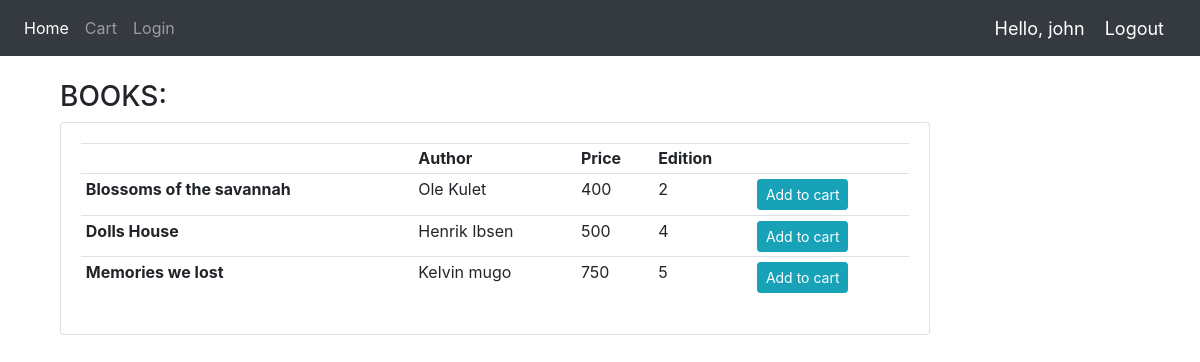
The page / (signed in) on the database its author committed.
### BookApplication/models.py (models this page shows, shortened)
class Book(models.Model):
    title=models.CharField(max_length=200,null=True)
    Author=models.CharField(max_length=200,null=True)
    Price=models.IntegerField()
    Edition=models.IntegerField()

### BookApplication/views.py (the view)
# urls.py: path('', home,name='home'),
def home(request):
    books=Book.objects.all()
    context={'books':books}
    if request.user.is_staff:
        return render(request,'BookApplication/home.html',context)
    else:
        return render(request,'BookApplication/home.html',context)

### BookApplication/templates/BookApplication/home.html
{% extends 'BookApplication/main.html' %}
{% block content %}
<br>
<div class="container">
<div class="container row">
    <div class="col-lg-10">
        <h3>BOOKS:</h3>
        <div class="card card-body">
            <table class="table table-sm">
                <tr>
                    <th><Title></Title></th>
                    <th>Author</th>
                    <th>Price</th>
                    <th>Edition</th>
                    <th></th>
                </tr>
                {% for book in books %}
                <tr>
                    <td><b>{{book.title}}</b> </td>
                    <td>{{book.Author}} </td>
                    <td>{{book.Price}} </td>
                    <td> {{book.Edition}} </td>
                    <td><a class="btn btn-sm btn-info" href="{% url 'addtocart' book.id %}">Add to cart</a> </td>
                </tr>
                {% endfor %}
            </table>
        </div>
    </div>
</div>
{% endblock %}

### BookApplication/templates/BookApplication/navbar.html (shortened to what this page needs)
{% load static %}
<nav class="navbar navbar-expand-lg navbar-dark bg-dark">
  <div class="collapse navbar-collapse" id="navbarNav">
    <ul class="navbar-nav">
      <li class="nav-item active">
        <a class="nav-link" href="{% url 'home' %}">Home</a>
      </li>
      {% if request.user.is_staff %}
      </li>
      <li class="nav-item active">
        <a class="nav-link" href="{% url 'addbook' %}">Add Books</a>
      </li>
      {% else %}
      <li class="nav-item">
        <a class="nav-link" href="{% url 'viewcart' %}">Cart</a>
      </li>
      {% endif %}
      <li class="nav-item">
        <a class="nav-link" href="{% url 'login' %}">Login</a>
      </li>
    </ul>
  </div>
  <span class="hello-msg">Hello, {{request.user}}</span>
  <span ><a  class="hello-msg" href="{% url 'logout' %}">Logout</a></span>
</nav>

### BookApplication/templates/BookApplication/navbar.html (style rules this page uses)
.hello-msg { font-size: 18px; color: #fff; margin-right: 20px; }

### rows shown on the page
Book: title "Blossoms of the savannah", Author "Ole Kulet", Price "400", Edition "2"
Book: title "Dolls House", Author "Henrik Ibsen", Price "500", Edition "4"
Book: title "Memories we lost", Author "Kelvin mugo", Price "750", Edition "5"

### other values the page prints
{{ request.user }} "john"
